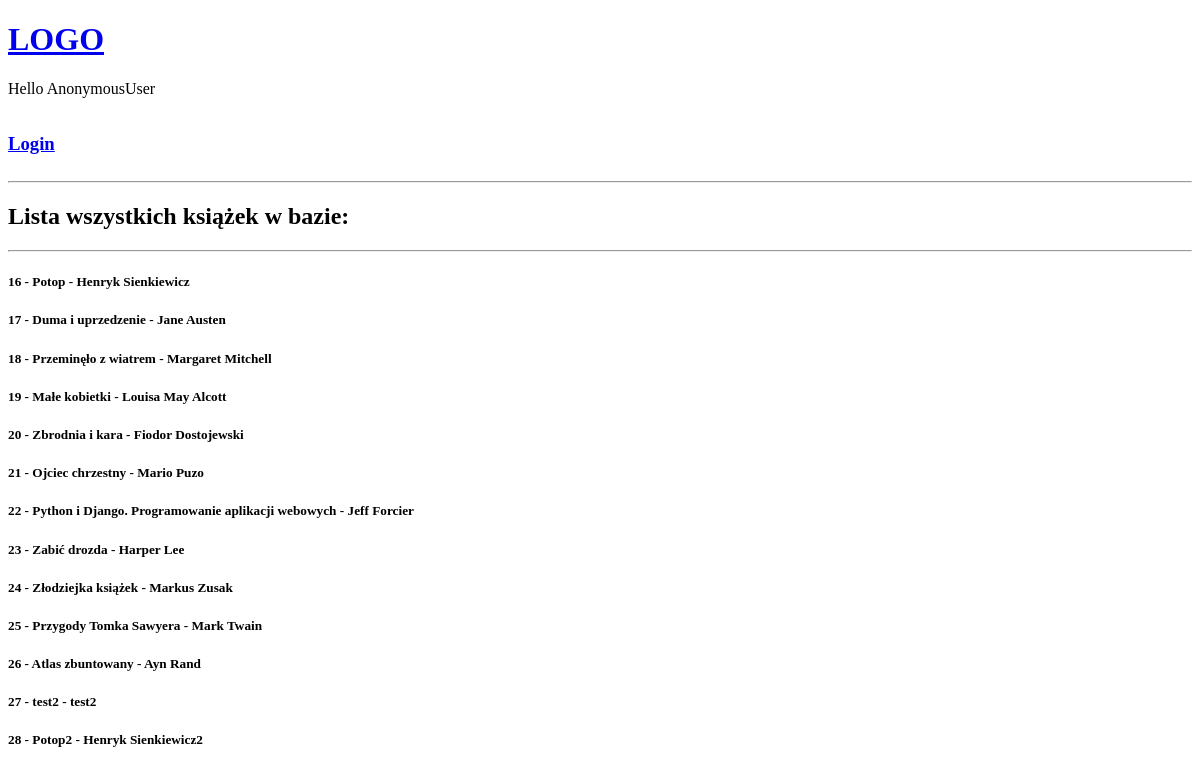
The page /book-list/ on the database as committed earlier.
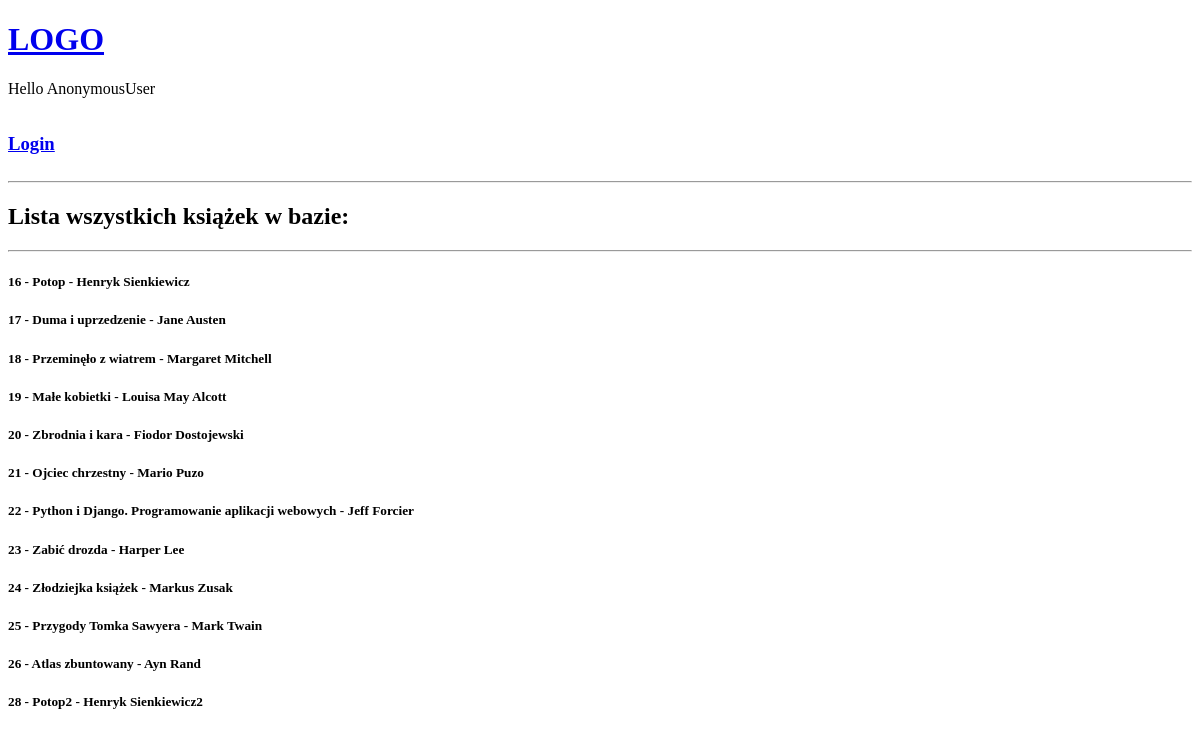
The same page on the database as committed later.
### base/models.py (models this page shows, shortened)
class Book(models.Model):
    id = models.AutoField(primary_key=True)
    title = models.CharField(max_length=255)
    author = models.CharField(max_length=255)
    availability = models.BooleanField(default=True)
    user = models.ForeignKey(User, on_delete=models.SET_NULL, null=True)

### base/views.py (the view)
# urls.py: path('book-list/', views.book_list, name='book-list'),
def book_list(request):
    all_books = Book.objects.all()
    return render(request, 'base/book_list.html', {'books': all_books})

### base/templates/base/book_list.html
{% extends 'main.html' %}
{% block content %}
<div>
  <h2>Lista wszystkich książek w bazie:</h2>
    <hr>
    {% for book in books %}
        <div>
            <h5>{{book.id}} - {{book.title}} - {{book.author}}</h5>
        </div>
    {% empty %}
        <p>Brak dostępnych książek.</p>
    {% endfor %}
</div>
{% endblock %}

Rows that differ between the two databases and show on the page:
removed Book: id "27", title "test2", author "test2"
